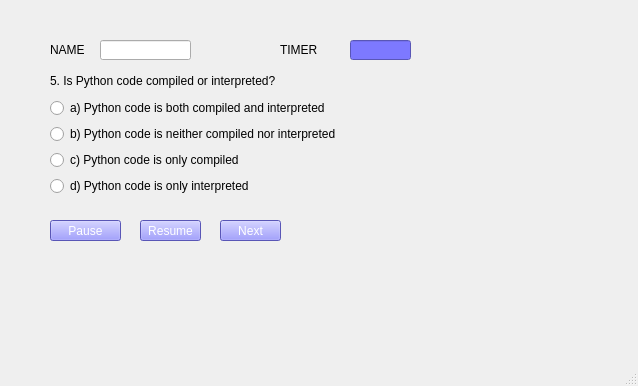
<?xml version="1.0" encoding="UTF-8"?>
<ui version="4.0">
 <class>q5</class>
 <widget class="QMainWindow" name="q5">
  <property name="geometry">
   <rect>
    <x>0</x>
    <y>0</y>
    <width>638</width>
    <height>386</height>
   </rect>
  </property>
  <property name="windowTitle">
   <string>screen2q5</string>
  </property>
  <widget class="QWidget" name="centralwidget">
   <widget class="QWidget" name="verticalLayoutWidget">
    <property name="geometry">
     <rect>
      <x>50</x>
      <y>70</y>
      <width>481</width>
      <height>126</height>
     </rect>
    </property>
    <layout class="QVBoxLayout" name="verticalLayout">
     <item>
      <widget class="QLabel" name="ques">
       <property name="text">
        <string>5. Is Python code compiled or interpreted?</string>
       </property>
      </widget>
     </item>
     <item>
      <widget class="QRadioButton" name="r1">
       <property name="text">
        <string>a) Python code is both compiled and interpreted</string>
       </property>
      </widget>
     </item>
     <item>
      <widget class="QRadioButton" name="r2">
       <property name="text">
        <string>b) Python code is neither compiled nor interpreted</string>
       </property>
      </widget>
     </item>
     <item>
      <widget class="QRadioButton" name="r3">
       <property name="text">
        <string>c) Python code is only compiled</string>
       </property>
      </widget>
     </item>
     <item>
      <widget class="QRadioButton" name="r4">
       <property name="text">
        <string>d) Python code is only interpreted</string>
       </property>
      </widget>
     </item>
    </layout>
   </widget>
   <widget class="QPushButton" name="push">
    <property name="geometry">
     <rect>
      <x>50</x>
      <y>220</y>
      <width>71</width>
      <height>21</height>
     </rect>
    </property>
    <property name="styleSheet">
     <string notr="true">background-color: rgb(125, 121, 255);
border-color: rgb(0, 85, 127);
font: 75 9pt &quot;Arial&quot;;
color:rgb(255, 255, 255);
</string>
    </property>
    <property name="text">
     <string>Pause</string>
    </property>
   </widget>
   <widget class="QPushButton" name="resume">
    <property name="geometry">
     <rect>
      <x>140</x>
      <y>220</y>
      <width>61</width>
      <height>21</height>
     </rect>
    </property>
    <property name="styleSheet">
     <string notr="true">background-color: rgb(125, 121, 255);
border-color: rgb(0, 85, 127);
font: 75 9pt &quot;Arial&quot;;
color:rgb(255, 255, 255);
</string>
    </property>
    <property name="text">
     <string>Resume</string>
    </property>
   </widget>
   <widget class="QPushButton" name="nextend">
    <property name="geometry">
     <rect>
      <x>220</x>
      <y>220</y>
      <width>61</width>
      <height>21</height>
     </rect>
    </property>
    <property name="styleSheet">
     <string notr="true">background-color: rgb(125, 121, 255);
border-color: rgb(0, 85, 127);
font: 75 9pt &quot;Arial&quot;;
color:rgb(255, 255, 255);
</string>
    </property>
    <property name="text">
     <string>Next</string>
    </property>
   </widget>
   <widget class="QLabel" name="timer">
    <property name="geometry">
     <rect>
      <x>280</x>
      <y>40</y>
      <width>211</width>
      <height>20</height>
     </rect>
    </property>
    <property name="text">
     <string>TIMER</string>
    </property>
   </widget>
   <widget class="QLineEdit" name="T2">
    <property name="geometry">
     <rect>
      <x>350</x>
      <y>40</y>
      <width>61</width>
      <height>20</height>
     </rect>
    </property>
    <property name="styleSheet">
     <string notr="true">background-color: rgb(125, 121, 255);
border-color: rgb(0, 85, 127);
font: 75 9pt &quot;Arial&quot;;
color:rgb(255, 255, 255);
</string>
    </property>
   </widget>
   <widget class="QLabel" name="label">
    <property name="geometry">
     <rect>
      <x>50</x>
      <y>40</y>
      <width>111</width>
      <height>20</height>
     </rect>
    </property>
    <property name="text">
     <string>NAME</string>
    </property>
   </widget>
   <widget class="QLineEdit" name="T1">
    <property name="geometry">
     <rect>
      <x>100</x>
      <y>40</y>
      <width>91</width>
      <height>20</height>
     </rect>
    </property>
    <property name="styleSheet">
     <string notr="true">border-color: rgb(0, 0, 0);</string>
    </property>
   </widget>
  </widget>
  <widget class="QMenuBar" name="menubar">
   <property name="geometry">
    <rect>
     <x>0</x>
     <y>0</y>
     <width>638</width>
     <height>18</height>
    </rect>
   </property>
  </widget>
  <widget class="QStatusBar" name="statusbar"/>
 </widget>
 <resources/>
 <connections/>
</ui>
